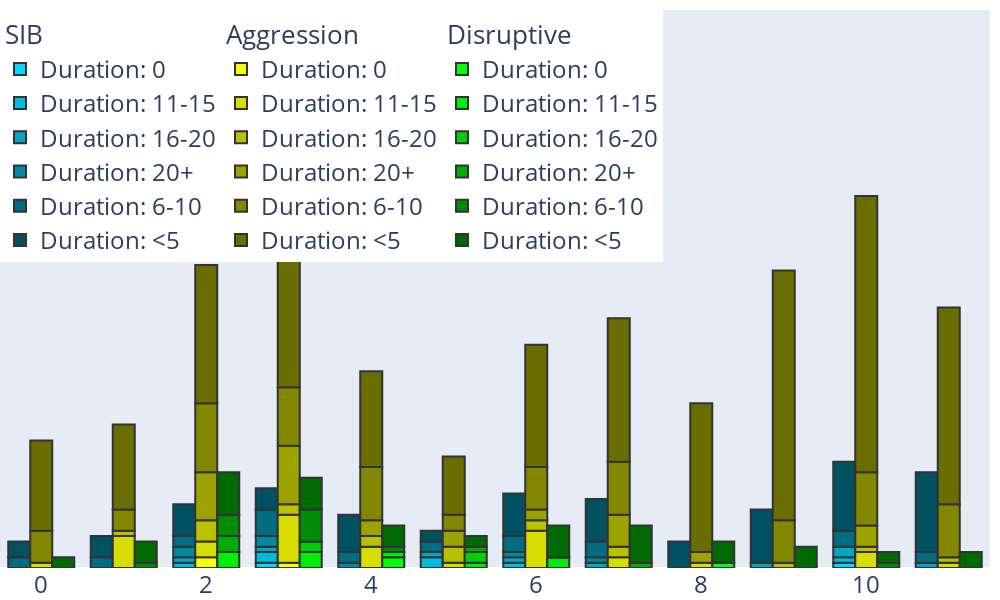

Source (notebook cell):
### Code cell
# Create a figure with the right layout
fig = go.Figure(
    layout=go.Layout(
        height=600,
        width=1000,
        barmode="group",
        yaxis_showticklabels=False,
        yaxis_showgrid=False,
        yaxis_range=[0, df.groupby(axis=1, level=0).sum().max().max() * 1.5],
       # Secondary y-axis overlayed on the primary one and not visible
        yaxis2=go.layout.YAxis(
            visible=False,
            matches="y",
            overlaying="y",
            anchor="x",
        ),
        font=dict(size=24),
        legend_x=0,
        legend_y=1,
        legend_orientation="h",
        hovermode="x",
        margin=dict(b=0,t=10,l=0,r=10)
    )
)

# Define some colors for the product, revenue pairs
colors = {
    # "Self Mutilation" : {
    #     "Duration: 0" : "#FF0000",
    #     "Duration: 11-15": "#F00202",
    #     "Duration: 16-20": "#CA0000",
    #     "Duration: 20+": "#AF0000",
    #     "Duration: 6-10": "#900000",
    #     "Duration: <5": "#6C0000",
    # },
    "SIB" : {
        "Duration: 0" : "#00D8FF",
        "Duration: 11-15": "#00BCDE",
        "Duration: 16-20": "#00A7C6",
        "Duration: 20+": "#0089A3",
        "Duration: 6-10": "#006D82",
        "Duration: <5": "#005262",
    },
    "Aggression" : {
        "Duration: 0" : "#F7FF00",
        "Duration: 11-15": "#D6DD00",
        "Duration: 16-20": "#BAC100",
        "Duration: 20+": "#9CA200",
        "Duration: 6-10": "#838800",
        "Duration: <5": "#6A6E00",
    },
    "Disruptive" : {
        "Duration: 0" : "#00FF08",
        "Duration: 11-15": "#00ED07",
        "Duration: 16-20": "#00D006",
        "Duration: 20+": "#00AD05",
        "Duration: 6-10": "#008C04",
        "Duration: <5": "#006A03",
    },
}

# Add the traces
for i, t in enumerate(colors):
    print(i)
    base_offset = 0
    for j, col in enumerate(df[t].columns):
        # print(df[t])
        if (df[t][col] == 0).all():
            continue
        # print(df[t][col])
        # print(df.index)
        fig.add_trace(go.Bar(
            x=df.index,
            y=df[t][col],
            base=base_offset,
            # Set the right yaxis depending on the selected product (from enumerate)
            # yaxis=f"y{i + 1}",
            # Offset the bar trace, offset needs to match the width
            # The values here are in milliseconds, 1billion ms is ~1/3 month
            offsetgroup=str(i),
            #offset=(i - 1) * 1,
            #width=1,
            legendgroup=t,
            legendgrouptitle_text=t,
            name=col,
            marker_color=colors[t][col],
            marker_line=dict(width=2, color="#333"),
            hovertemplate="%{y}<extra></extra>"
                            )
                    )
        
        base_offset += df[t][col]
fig.show()
print(df.shape)

### Figure 1 — Plotly figure (JSON) as saved in the notebook; plotly's stock layout.template omitted (floating-point values rounded to 4 significant figures)
{"data": [{"base": 0, "hovertemplate": "%{y}<extra></extra>", "legendgroup": "SIB", "legendgrouptitle": {"text": "SIB"}, "marker": {"color": "#00D8FF", "line": {"color": "#333", "width": 2}}, "name": "Duration: 0", "offsetgroup": "0", "type": "bar", "x": [0, 1, 2, 3, 4, 5, 6, 7, 8, 9, 10, 11], "y": [0, 0, 0, 1, 0, 0, 0, 0, 0, 0, 1, 0]}, {"base": [0, 0, 0, 1, 0, 0, 0, 0, 0, 0, 1, 0], "hovertemplate": "%{y}<extra></extra>", "legendgroup": "SIB", "legendgrouptitle": {"text": "SIB"}, "marker": {"color": "#00BCDE", "line": {"color": "#333", "width": 2}}, "name": "Duration: 11-15", "offsetgroup": "0", "type": "bar", "x": [0, 1, 2, 3, 4, 5, 6, 7, 8, 9, 10, 11], "y": [0, 0, 1, 2, 0, 2, 1, 0, 0, 0, 1, 0]}, {"base": [0, 0, 1, 3, 0, 2, 1, 0, 0, 0, 2, 0], "hovertemplate": "%{y}<extra></extra>", "legendgroup": "SIB", "legendgrouptitle": {"text": "SIB"}, "marker": {"color": "#00A7C6", "line": {"color": "#333", "width": 2}}, "name": "Duration: 16-20", "offsetgroup": "0", "type": "bar", "x": [0, 1, 2, 3, 4, 5, 6, 7, 8, 9, 10, 11], "y": [0, 0, 1, 1, 0, 1, 1, 1, 0, 1, 2, 1]}, {"base": [0, 0, 2, 4, 0, 3, 2, 1, 0, 1, 4, 1], "hovertemplate": "%{y}<extra></extra>", "legendgroup": "SIB", "legendgrouptitle": {"text": "SIB"}, "marker": {"color": "#0089A3", "line": {"color": "#333", "width": 2}}, "name": "Duration: 20+", "offsetgroup": "0", "type": "bar", "x": [0, 1, 2, 3, 4, 5, 6, 7, 8, 9, 10, 11], "y": [0, 0, 2, 2, 1, 0, 1, 1, 0, 0, 0, 0]}, {"base": [0, 0, 4, 6, 1, 3, 3, 2, 0, 1, 4, 1], "hovertemplate": "%{y}<extra></extra>", "legendgroup": "SIB", "legendgrouptitle": {"text": "SIB"}, "marker": {"color": "#006D82", "line": {"color": "#333", "width": 2}}, "name": "Duration: 6-10", "offsetgroup": "0", "type": "bar", "x": [0, 1, 2, 3, 4, 5, 6, 7, 8, 9, 10, 11], "y": [2, 2, 2, 5, 2, 2, 3, 3, 0, 0, 3, 2]}, {"base": [2, 2, 6, 11, 3, 5, 6, 5, 0, 1, 7, 3], "hovertemplate": "%{y}<extra></extra>", "legendgroup": "SIB", "legendgrouptitle": {"text": "SIB"}, "marker": {"color": "#005262", "line": {"color": "#333", "width": 2}}, "name": "Duration: <5", "offsetgroup": "0", "type": "bar", "x": [0, 1, 2, 3, 4, 5, 6, 7, 8, 9, 10, 11], "y": [3, 4, 6, 4, 7, 2, 8, 8, 5, 10, 13, 15]}, {"base": 0, "hovertemplate": "%{y}<extra></extra>", "legendgroup": "Aggression", "legendgrouptitle": {"text": "Aggression"}, "marker": {"color": "#F7FF00", "line": {"color": "#333", "width": 2}}, "name": "Duration: 0", "offsetgroup": "1", "type": "bar", "x": [0, 1, 2, 3, 4, 5, 6, 7, 8, 9, 10, 11], "y": [0, 0, 2, 1, 0, 0, 0, 0, 0, 0, 0, 0]}, {"base": [0, 0, 2, 1, 0, 0, 0, 0, 0, 0, 0, 0], "hovertemplate": "%{y}<extra></extra>", "legendgroup": "Aggression", "legendgrouptitle": {"text": "Aggression"}, "marker": {"color": "#D6DD00", "line": {"color": "#333", "width": 2}}, "name": "Duration: 11-15", "offsetgroup": "1", "type": "bar", "x": [0, 1, 2, 3, 4, 5, 6, 7, 8, 9, 10, 11], "y": [1, 6, 3, 9, 4, 1, 7, 2, 1, 0, 3, 1]}, {"base": [1, 6, 5, 10, 4, 1, 7, 2, 1, 0, 3, 1], "hovertemplate": "%{y}<extra></extra>", "legendgroup": "Aggression", "legendgrouptitle": {"text": "Aggression"}, "marker": {"color": "#BAC100", "line": {"color": "#333", "width": 2}}, "name": "Duration: 16-20", "offsetgroup": "1", "type": "bar", "x": [0, 1, 2, 3, 4, 5, 6, 7, 8, 9, 10, 11], "y": [0, 1, 4, 2, 2, 3, 2, 2, 0, 1, 1, 1]}, {"base": [1, 7, 9, 12, 6, 4, 9, 4, 1, 1, 4, 2], "hovertemplate": "%{y}<extra></extra>", "legendgroup": "Aggression", "legendgrouptitle": {"text": "Aggression"}, "marker": {"color": "#9CA200", "line": {"color": "#333", "width": 2}}, "name": "Duration: 20+", "offsetgroup": "1", "type": "bar", "x": [0, 1, 2, 3, 4, 5, 6, 7, 8, 9, 10, 11], "y": [0, 0, 9, 11, 3, 3, 2, 6, 2, 0, 4, 0]}, {"base": [1, 7, 18, 23, 9, 7, 11, 10, 3, 1, 8, 2], "hovertemplate": "%{y}<extra></extra>", "legendgroup": "Aggression", "legendgrouptitle": {"text": "Aggression"}, "marker": {"color": "#838800", "line": {"color": "#333", "width": 2}}, "name": "Duration: 6-10", "offsetgroup": "1", "type": "bar", "x": [0, 1, 2, 3, 4, 5, 6, 7, 8, 9, 10, 11], "y": [6, 4, 13, 11, 10, 3, 8, 10, 0, 8, 10, 10]}, {"base": [7, 11, 31, 34, 19, 10, 19, 20, 3, 9, 18, 12], "hovertemplate": "%{y}<extra></extra>", "legendgroup": "Aggression", "legendgrouptitle": {"text": "Aggression"}, "marker": {"color": "#6A6E00", "line": {"color": "#333", "width": 2}}, "name": "Duration: <5", "offsetgroup": "1", "type": "bar", "x": [0, 1, 2, 3, 4, 5, 6, 7, 8, 9, 10, 11], "y": [17, 16, 26, 29, 18, 11, 23, 27, 28, 47, 52, 37]}, {"base": 0, "hovertemplate": "%{y}<extra></extra>", "legendgroup": "Disruptive", "legendgrouptitle": {"text": "Disruptive"}, "marker": {"color": "#00FF08", "line": {"color": "#333", "width": 2}}, "name": "Duration: 0", "offsetgroup": "2", "type": "bar", "x": [0, 1, 2, 3, 4, 5, 6, 7, 8, 9, 10, 11], "y": [0, 0, 0, 0, 2, 0, 0, 0, 1, 0, 0, 0]}, {"base": [0, 0, 0, 0, 2, 0, 0, 0, 1, 0, 0, 0], "hovertemplate": "%{y}<extra></extra>", "legendgroup": "Disruptive", "legendgrouptitle": {"text": "Disruptive"}, "marker": {"color": "#00ED07", "line": {"color": "#333", "width": 2}}, "name": "Duration: 11-15", "offsetgroup": "2", "type": "bar", "x": [0, 1, 2, 3, 4, 5, 6, 7, 8, 9, 10, 11], "y": [0, 0, 3, 3, 1, 1, 2, 0, 0, 0, 0, 0]}, {"base": [0, 0, 3, 3, 3, 1, 2, 0, 1, 0, 0, 0], "hovertemplate": "%{y}<extra></extra>", "legendgroup": "Disruptive", "legendgrouptitle": {"text": "Disruptive"}, "marker": {"color": "#00D006", "line": {"color": "#333", "width": 2}}, "name": "Duration: 16-20", "offsetgroup": "2", "type": "bar", "x": [0, 1, 2, 3, 4, 5, 6, 7, 8, 9, 10, 11], "y": [0, 0, 0, 2, 0, 2, 0, 0, 0, 0, 0, 0]}, {"base": [0, 0, 3, 5, 3, 3, 2, 0, 1, 0, 0, 0], "hovertemplate": "%{y}<extra></extra>", "legendgroup": "Disruptive", "legendgrouptitle": {"text": "Disruptive"}, "marker": {"color": "#00AD05", "line": {"color": "#333", "width": 2}}, "name": "Duration: 20+", "offsetgroup": "2", "type": "bar", "x": [0, 1, 2, 3, 4, 5, 6, 7, 8, 9, 10, 11], "y": [0, 0, 3, 0, 0, 1, 0, 1, 0, 0, 0, 0]}, {"base": [0, 0, 6, 5, 3, 4, 2, 1, 1, 0, 0, 0], "hovertemplate": "%{y}<extra></extra>", "legendgroup": "Disruptive", "legendgrouptitle": {"text": "Disruptive"}, "marker": {"color": "#008C04", "line": {"color": "#333", "width": 2}}, "name": "Duration: 6-10", "offsetgroup": "2", "type": "bar", "x": [0, 1, 2, 3, 4, 5, 6, 7, 8, 9, 10, 11], "y": [0, 1, 4, 6, 1, 0, 0, 0, 0, 0, 1, 0]}, {"base": [0, 1, 10, 11, 4, 4, 2, 1, 1, 0, 1, 0], "hovertemplate": "%{y}<extra></extra>", "legendgroup": "Disruptive", "legendgrouptitle": {"text": "Disruptive"}, "marker": {"color": "#006A03", "line": {"color": "#333", "width": 2}}, "name": "Duration: <5", "offsetgroup": "2", "type": "bar", "x": [0, 1, 2, 3, 4, 5, 6, 7, 8, 9, 10, 11], "y": [2, 4, 8, 6, 4, 2, 6, 7, 4, 4, 2, 3]}], "layout": {"barmode": "group", "font": {"size": 24}, "height": 600, "hovermode": "x", "legend": {"orientation": "h", "x": 0, "y": 1}, "margin": {"b": 0, "l": 0, "r": 10, "t": 10}, "width": 1000, "yaxis": {"range": [0, 105], "showgrid": false, "showticklabels": false}, "yaxis2": {"anchor": "x", "matches": "y", "overlaying": "y", "visible": false}}}
